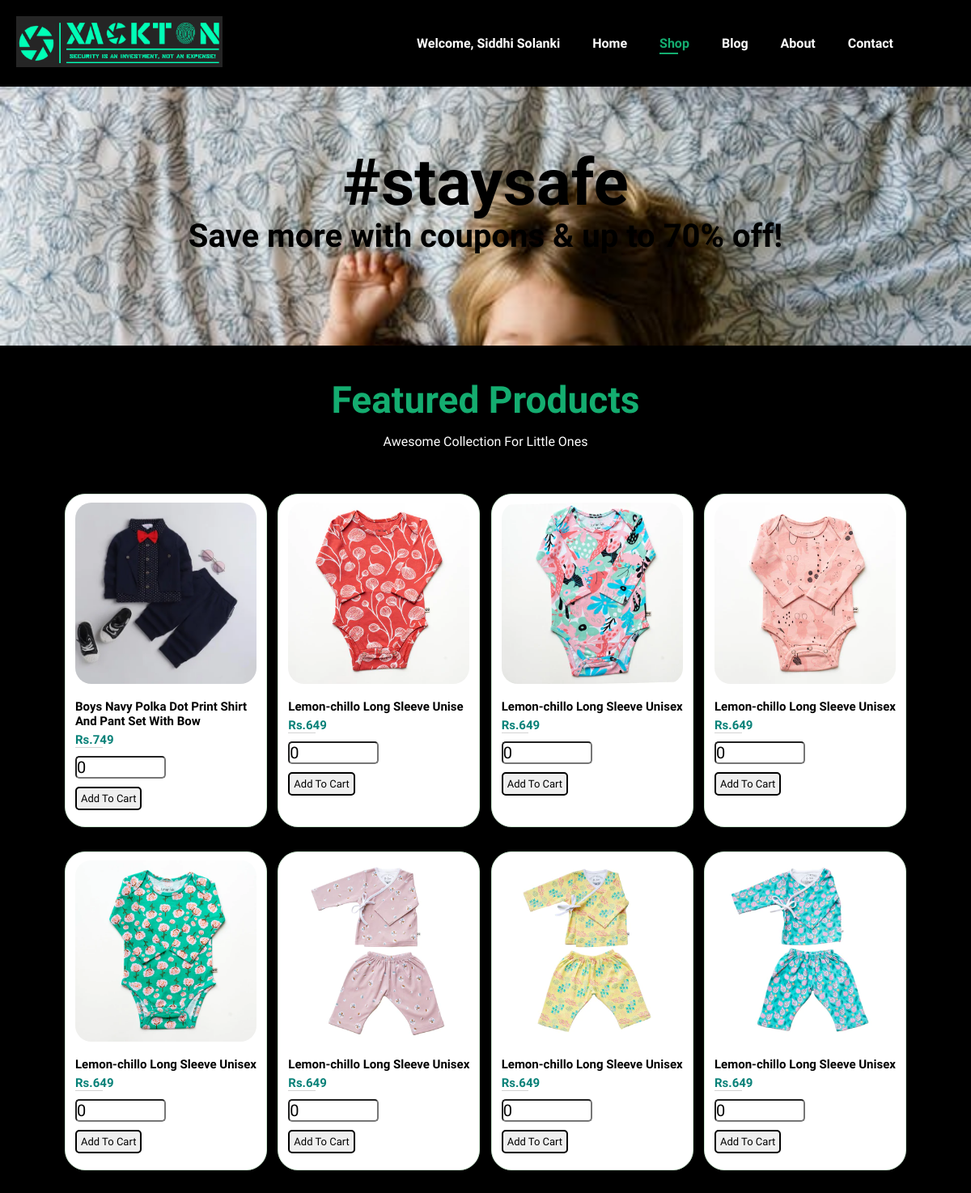
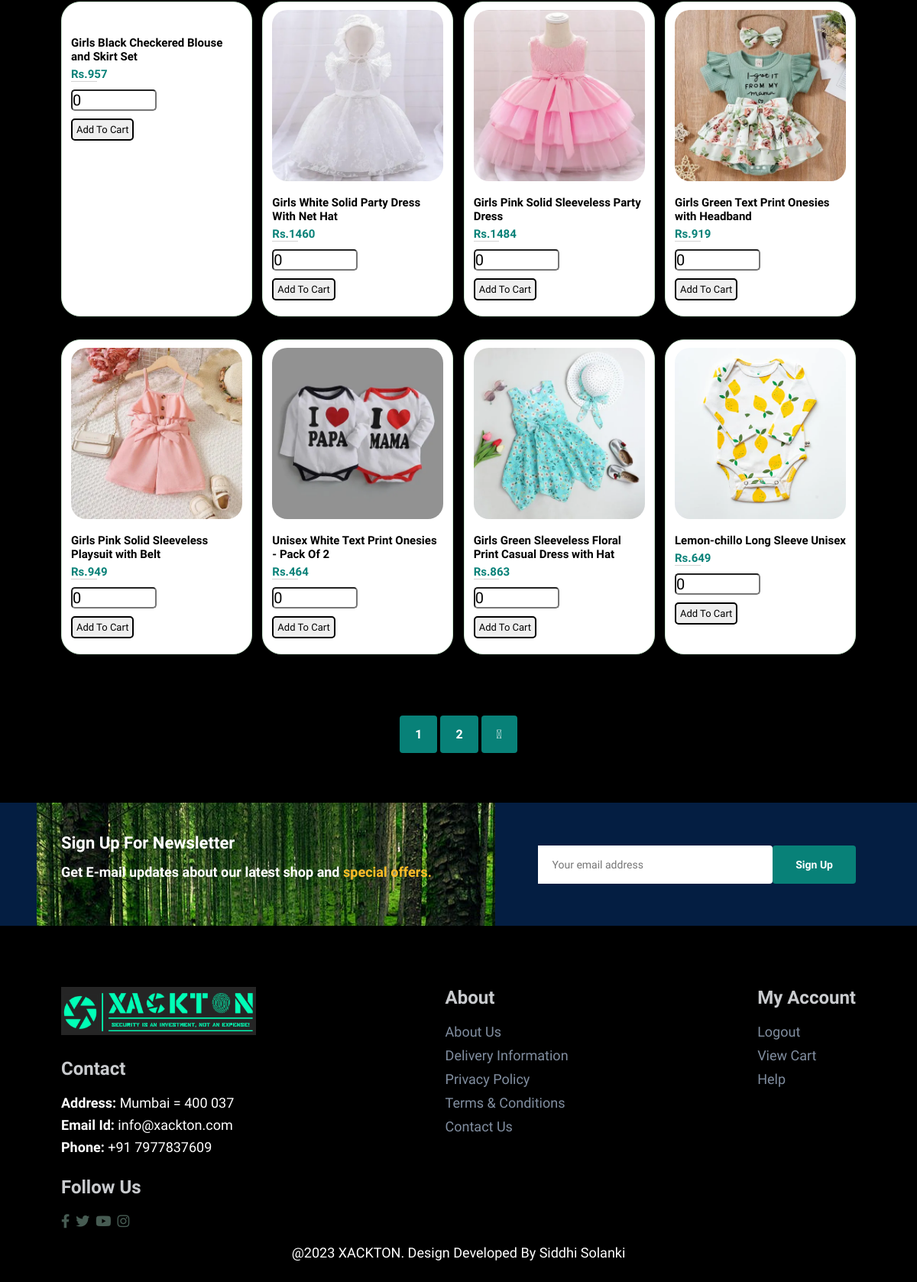
The page /shop.php (signed in) on the database its author committed (2 pictures, top to bottom).
### tables this page shows
CREATE TABLE `users` (
  `uname` varchar(250) NOT NULL,
  `pwd` varchar(10) NOT NULL,
  `name` varchar(250) NOT NULL,
  `contact_no` varchar(10) NOT NULL,
  `email_id` varchar(250) NOT NULL
);

CREATE TABLE `products` (
  `id` varchar(250) NOT NULL,
  `name` varchar(100) NOT NULL,
  `price` varchar(100) NOT NULL,
  `image` varchar(100) NOT NULL
);

### shop.php (the view, shortened to what this page needs)
<!DOCTYPE html>
<html lang="en">
<head>
    <link rel="stylesheet" href="https://pro.fontawesome.com/releases/v5.10.0/css/all.css" />
    <link rel="stylesheet" href="style.css">
</head>
<body>
    <section id="header">
        <a href="#"><img src="img/xacktonlogo.png" class="logo" alt=""></a>
        <div>
           <ul id="navbar">
           <li><?php
            include 'wd_config.php';
        $sql="select name from users where uname='".$_SESSION["uname"]."'";
        $result=mysqli_query($conn,$sql);
        while($row=mysqli_fetch_assoc($result))
        { ?>
            <a>Welcome,<?php echo " ".$row['name']; ?></a>
            <?php
        }
        ?></li>
            <li><a href="index.php">Home</a></li>
            <li><a class="active" href="shop.php">Shop</a></li>
            <li><a href="blog.php">Blog</a></li>
            <li><a href="about.php">About</a></li>
            <li><a href="contact.php">Contact</a></li>
            <li id="lg-bag"><a href="cart.php"><i class="far fa-shopping-bag"></i></a></li>
           </ul>
        </div>
    </section>
    <section id="page-header">
        <h2>#staysafe</h2>
        <p>Save more with coupons & up to 70% off! </p>
    </section>
    <section id="product1" class="section-p1">
        <h2>Featured Products</h2>
        <p>Awesome Collection For Little Ones</p>
        <div class="pro-container">
            <?php
      $select_product = mysqli_query($conn, "SELECT * FROM `products`") or die('query failed');
      if(mysqli_num_rows($select_product) > 0){
         while($fetch_product = mysqli_fetch_assoc($select_product)){
   ?>
            <div class="pro">
            <form method="post" class="box" action="">
                <img src="products/<?php echo $fetch_product['image']; ?>" alt="">
                <div class="des">
                    <div class="name"><?php echo $fetch_product['name']; ?></div>
                    <div class="price">Rs.<?php echo $fetch_product['price']; ?></div>
                    <input type="number" min="0" name="product_quantity" value="0">
                    <input type="submit" value="add to cart" name="add_to_cart" class="btn">
                </div>
            </form>
         </div>
            <?php
      };
   };
   ?>
</section>
    <section id="pagination" class="section-p1">
        <a href="#">1</a>
        <a href="#">2</a>
        <a href="#"><i class="fal fa-long-arrow-alt-right"></i></a>
    </section>
    <section id="newsletter" class="section-p1 section-m1">
        <div class="newstext">
            <h4>Sign Up For Newsletter</h4>
            <p>Get E-mail updates about our latest shop and <span>special offers.</span>
            </p>
        </div>
        <div class="form">
            <input type="text" placeholder="Your email address">
            <button class="normal">Sign Up</button>
        </div>
    </section>
    <footer class="section-p1">
        <div class="col">
            <img class="logo" src="img/xacktonlogo.png" alt="">
            <h4>Contact</h4>
            <p><strong>Address: </strong> Mumbai = 400 037</p>
            <p><strong>Email Id:</strong> info@xackton.com</p>
            <p><strong>Phone:</strong> +91 7977837609</p>
            <div class="follow">
                <h4>Follow Us</h4>
                <div class="icon">
                    <a href="https://www.facebook.com/xackton"><i class="fab fa-facebook-f"></i></a>
                    <a href="https://twitter.com/XacktonOfficial"><i class="fab fa-twitter"></i></a>
                    <a href="https://www.youtube.com/channel/UCh1ORE8jXtSo68Oejxk2inQ"><i class="fab fa-youtube"></i></a>
                    <a href="https://www.instagram.com/xackton/"><i class="fab fa-instagram"></i></a>
                </div>
            </div>
        </div>
        <div class="col">
            <h4>About</h4>
            <a href="about.html">About Us</a>
            <a href="#">Delivery Information</a>
            <a href="#">Privacy Policy</a>
            <a href="#">Terms & Conditions</a>
            <a href="contact.html">Contact Us</a>
        </div>
        <div class="col">
            <h4>My Account</h4>
            <a href="logout.php">Logout</a>
            <a href="cart.php">View Cart</a>
            <a href="contact.php">Help</a>
        </div>
        <div class="copyright">
            <p>@2023 XACKTON. Design Developed By Siddhi Solanki</p>
        </div>
    </footer>
</body>
</html>

### style.css (style rules this page uses)
* { margin: 0; padding: 0; box-sizing: border-box; font-family: 'Spartan', sans-serif; }
h2 { font-size: 46px; line-height: 54px; color: #14ad70; }
h4 { font-size: 20px; color: #fff; }
p { font-size: 16px; color: #fff; margin: 15px 0 20px 0; }
.section-p1 { padding: 40px 80px; }
.section-m1 { margin: 40px 0; }
body { width: 100%; background-color: black; }
button.normal { font-size: 14px; font-weight: 600; padding: 15px 30px; color: #fff; background-color: #000; border-radius: 4px; cursor: pointer; border: none; outline: none; transition: 0.2s; }
#header { display: flex; align-items: center; justify-content: space-between; padding: 20px 20px; background: #000000; box-shadow: 0 5px 15px rgba(0, 0, 0, 0.06); z-index: 999; position: sticky; top: 0; left: 0; }
#navbar { display: flex; align-items: center; justify-content: center; }
#navbar li { list-style: none; padding: 0 20px; position: relative; }
#navbar li a { text-decoration: none; font-size: 16px; font-weight: 600; color: #ffffff; transition: 0.3s ease; }
#navbar li a:hover, #navbar li a.active { color: #14ad70; }
#navbar li a.active::after, #navbar li a:hover::after { content: ""; width: 30%; height: 2px; background: #14ad70; position: absolute; bottom: -4px; left: 20px; }
#product1 { text-align: center; }
#product1 .pro-container { display: flex; justify-content: space-between; padding-top: 20px; flex-wrap: wrap; }
#product1 .pro { width: 22%; min-width: 250px; padding: 10px 12px; border: 1px solid #cce7d0; background: #fff; border-radius: 25px; cursor: pointer; box-shadow: 20px 20px 30px rgba(0, 0, 0, 0.02); margin: 15px 0; transition: 0.2s ease; position: relative; }
#product1 .pro img { width: 100%; border-radius: 20px; }
#product1 .pro .des { text-align: center; padding: 10px 0; }
#product1 .pro .des .name { font-size: 15px; font-weight: 800; padding:5px 0; color: #000; text-align: left; }
#product1 .pro .des .price { text-align: left; font-size: 15px; font-weight: 800; color: #088178; }
#product1 .pro .des input { display: flex; align-items: flex-end; }
#product1 .pro .des input[type="submit"] { border: 2px solid #000; border-radius: 5px; text-transform: capitalize; color: #000; padding: 5px 5px; font-size: 13px; }
#product1 .pro .des input[type="number"] { margin:10px 0; width: 50%; border-radius: 5px; font-size: 20px; padding-bottom:12px 14px; }
#newsletter { display: flex; justify-content: space-between; flex-wrap: wrap; align-items: center; background-image: url("img/banner7.jpg"); background-repeat: no-repeat; background-position: 8% 30%; background-color: #041e42; }
#newsletter h4 { font-size: 22px; font-weight: 700; color: #fff; }
#newsletter p { font-size: 18px; font-weight: 600; color: #fff; }
#newsletter p span { color: #ffbd27; }
#newsletter .form { display: flex; width: 40%; }
#newsletter input { height: 3.125rem; padding: 0 1.25em; font-size: 14px; width: 100%; border: 1px solid transparent; border-radius: 4px; outline: none; border-top-left-radius: 0; border-bottom-left-radius: 0; }
#newsletter button { background-color: #088178; color: #fff; white-space: nowrap; }
footer { display: flex; flex-wrap: wrap; justify-content: space-between; }
footer .col { display: flex; flex-direction: column; align-items: flex-start; margin-bottom: 20px; }
footer .logo { margin-bottom: 30px; }
footer h4 { font-size: 24px; padding-bottom: 20px; color: #c9cbce; }
footer p { font-size: 18px; margin: 0 0 8px 0; }
footer a { font-size: 18px; text-decoration: none; color: #818ea0; margin-bottom: 10px; }
footer .follow { margin-top: 20px; }
footer .follow i { color: #465b52; padding-right: 4px; cursor: pointer; }
footer .copyright { width: 100%; text-align: center; }
#page-header { background-image: url("img/banner8.jpeg"); width: 100%; height: 40vh; background-size: cover; display: flex; justify-content: center; text-align: center; flex-direction: column; padding: 14px; }
#page-header h2 { font-size: 80px; color: #000; }
#page-header p { font-size: 40px; font-weight: 700; color: #000; }
#pagination { text-align: center; }
#pagination a { text-decoration: none; background-color: #088178; padding: 15px 20px; border-radius: 4px; color: #fff; font-weight: 600; }
#pagination a i { font-size: 16px; font-weight: 600; }
.price { width: 15%; border-bottom: 1px solid lightgray; display: flex; align-items: center; }

### rows shown on the page
users: name "Siddhi Solanki"
products: image (picture), name "Boys Navy Polka Dot Print Shirt And Pant Set With Bow", price "749"
products: image (picture), name "Lemon-chillo Long Sleeve Unise", price "649"
products: image (picture), name "Lemon-chillo Long Sleeve Unisex", price "649"
products: image (picture), name "Lemon-chillo Long Sleeve Unisex", price "649"
products: image (picture), name "Lemon-chillo Long Sleeve Unisex", price "649"
products: image (picture), name "Lemon-chillo Long Sleeve Unisex", price "649"
products: image (picture), name "Lemon-chillo Long Sleeve Unisex", price "649"
products: image (picture), name "Lemon-chillo Long Sleeve Unisex", price "649"
products: name "Girls Black Checkered Blouse and Skirt Set", price "957"
products: image (picture), name "Girls White Solid Party Dress With Net Hat", price "1460"
products: image (picture), name "Girls Pink Solid Sleeveless Party Dress", price "1484"
products: image (picture), name "Girls Green Text Print Onesies with Headband", price "919"
products: image (picture), name "Girls Pink Solid Sleeveless Playsuit with Belt", price "949"
products: image (picture), name "Unisex White Text Print Onesies - Pack Of 2", price "464"
products: image (picture), name "Girls Green Sleeveless Floral Print Casual Dress with Hat", price "863"
products: image (picture), name "Lemon-chillo Long Sleeve Unisex", price "649"
